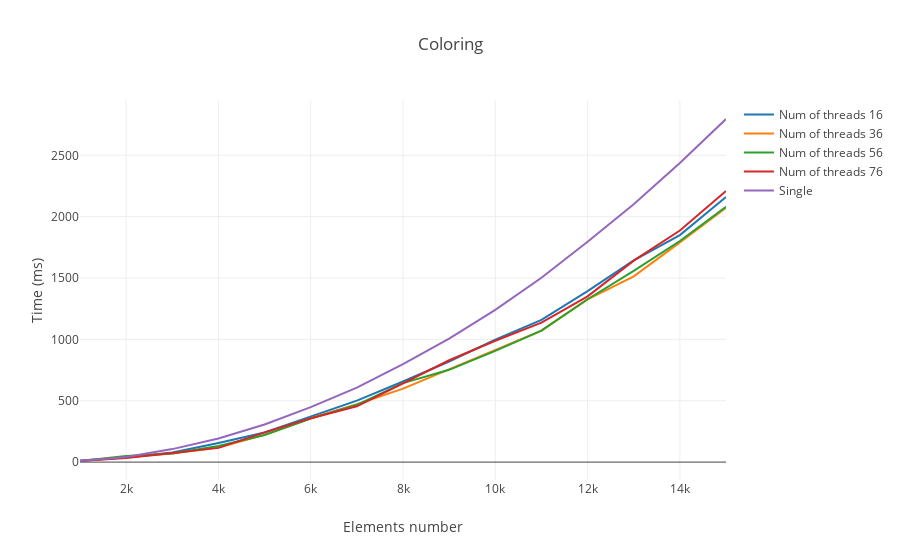

Notebook code cell kept with this figure:
### Code cell
plotly.offline.iplot({
    'data': data2,
    'layout': layout1})

### Figure 1 — Plotly figure (JSON) as saved in the notebook; plotly's stock layout.template omitted (floating-point values rounded to 4 significant figures)
{"data": [{"mode": "lines", "name": "Num of threads 16", "type": "scatter", "x": [1000, 2000, 3000, 4000, 5000, 6000, 7000, 8000, 9000, 10000, 11000, 12000, 13000, 14000, 15000], "y": [14, 38, 79, 156, 241, 370, 501, 657, 820, 998, 1159, 1393, 1644, 1850, 2160]}, {"mode": "lines", "name": "Num of threads 36", "type": "scatter", "x": [1000, 2000, 3000, 4000, 5000, 6000, 7000, 8000, 9000, 10000, 11000, 12000, 13000, 14000, 15000], "y": [10, 39, 70, 118, 222, 357, 471, 599, 756, 915, 1071, 1326, 1514, 1791, 2072]}, {"mode": "lines", "name": "Num of threads 56", "type": "scatter", "x": [1000, 2000, 3000, 4000, 5000, 6000, 7000, 8000, 9000, 10000, 11000, 12000, 13000, 14000, 15000], "y": [9, 50, 70, 131, 221, 354, 467, 644, 752, 906, 1071, 1327, 1559, 1802, 2080]}, {"mode": "lines", "name": "Num of threads 76", "type": "scatter", "x": [1000, 2000, 3000, 4000, 5000, 6000, 7000, 8000, 9000, 10000, 11000, 12000, 13000, 14000, 15000], "y": [10, 34, 74, 116, 242, 358, 455, 641, 830, 989, 1137, 1351, 1642, 1887, 2210]}, {"mode": "lines", "name": "Single", "type": "scatter", "x": [1000, 2000, 3000, 4000, 5000, 6000, 7000, 8000, 9000, 10000, 11000, 12000, 13000, 14000, 15000], "y": [9, 41, 106, 193, 307, 448, 607, 798, 1007, 1240, 1502, 1796, 2101, 2438, 2796]}], "layout": {"title": "Coloring", "xaxis": {"title": "Elements number"}, "yaxis": {"title": "Time (ms)"}}}
